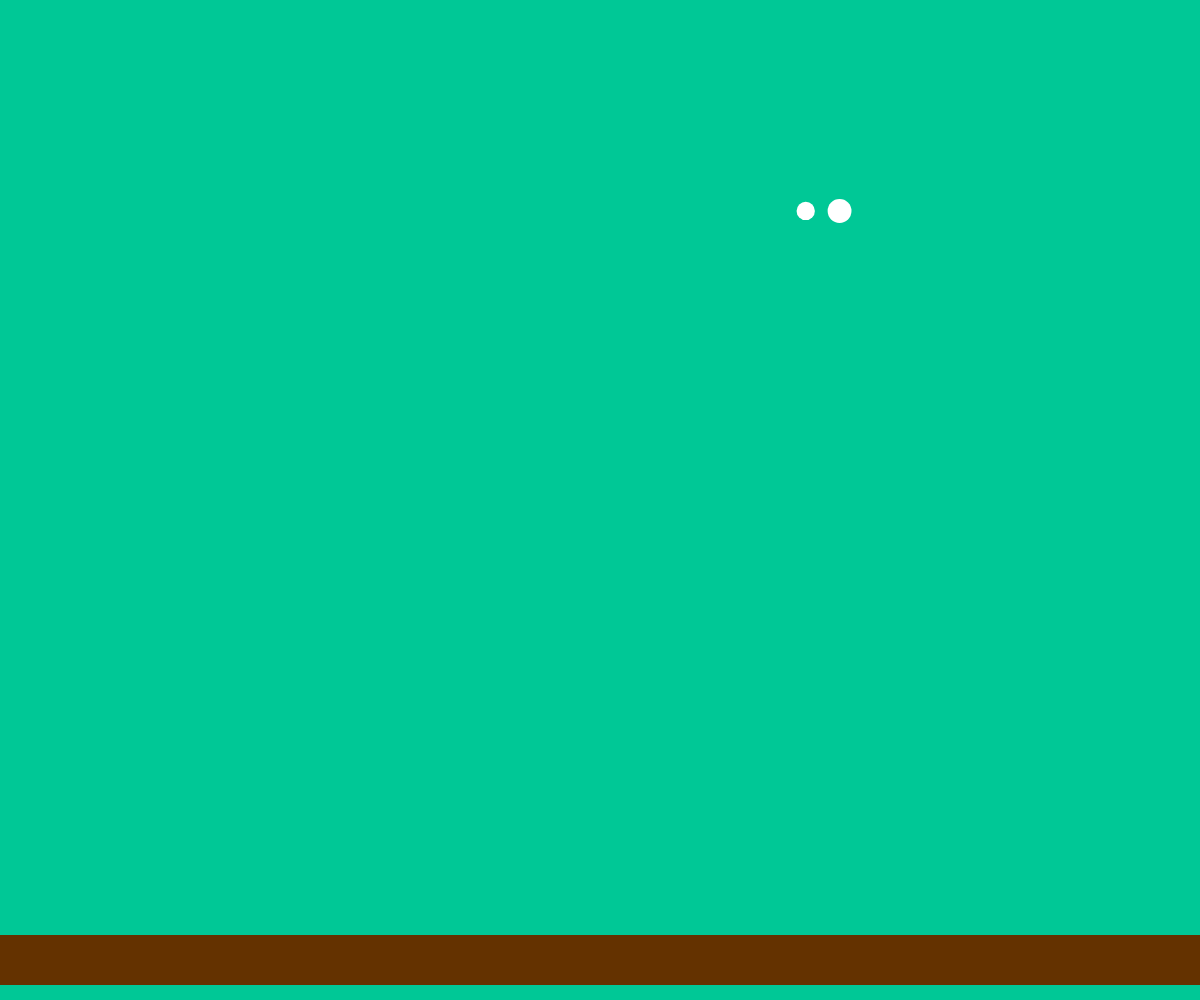
Frame 1 (no input)
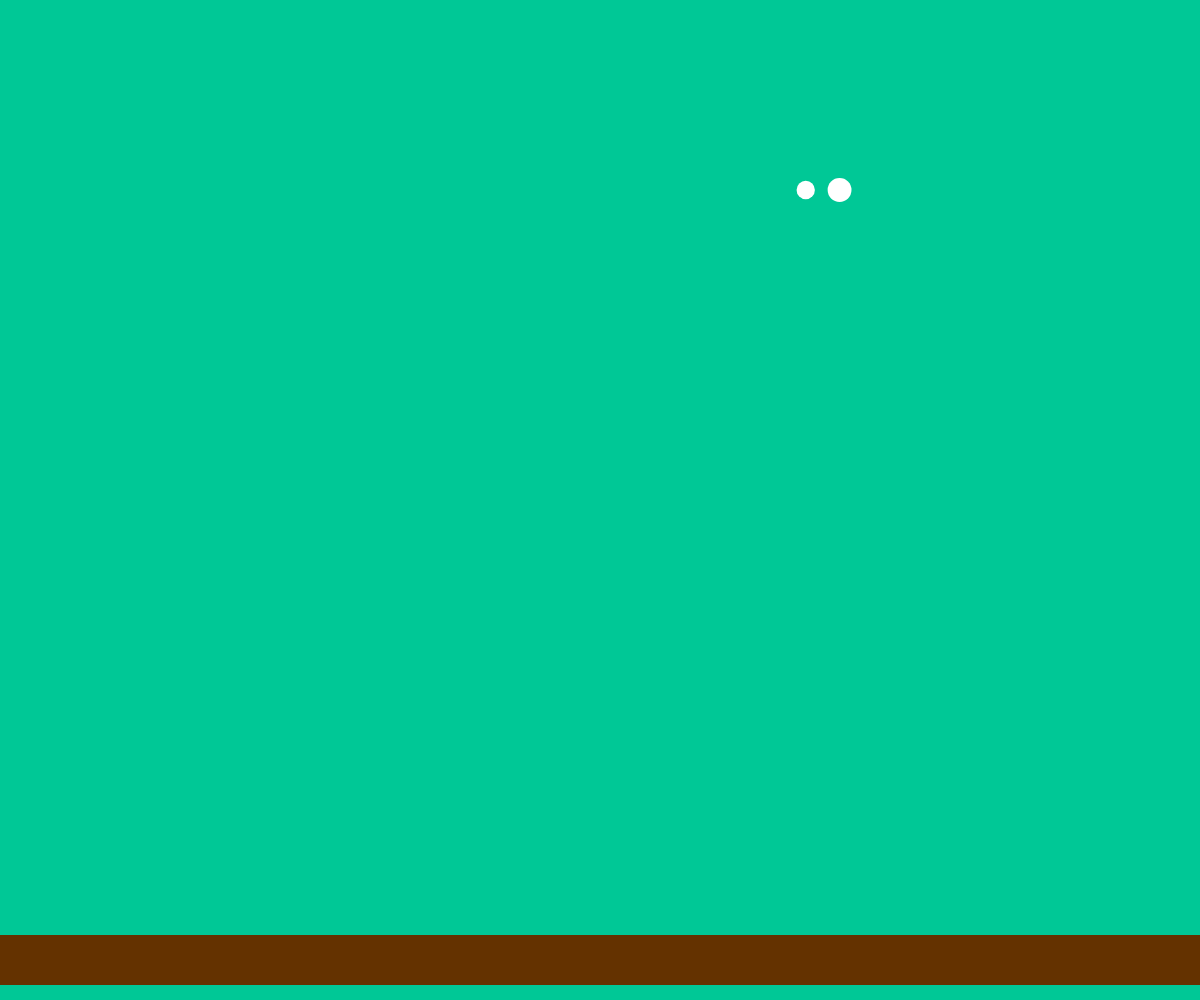
Frame 60 (no input)
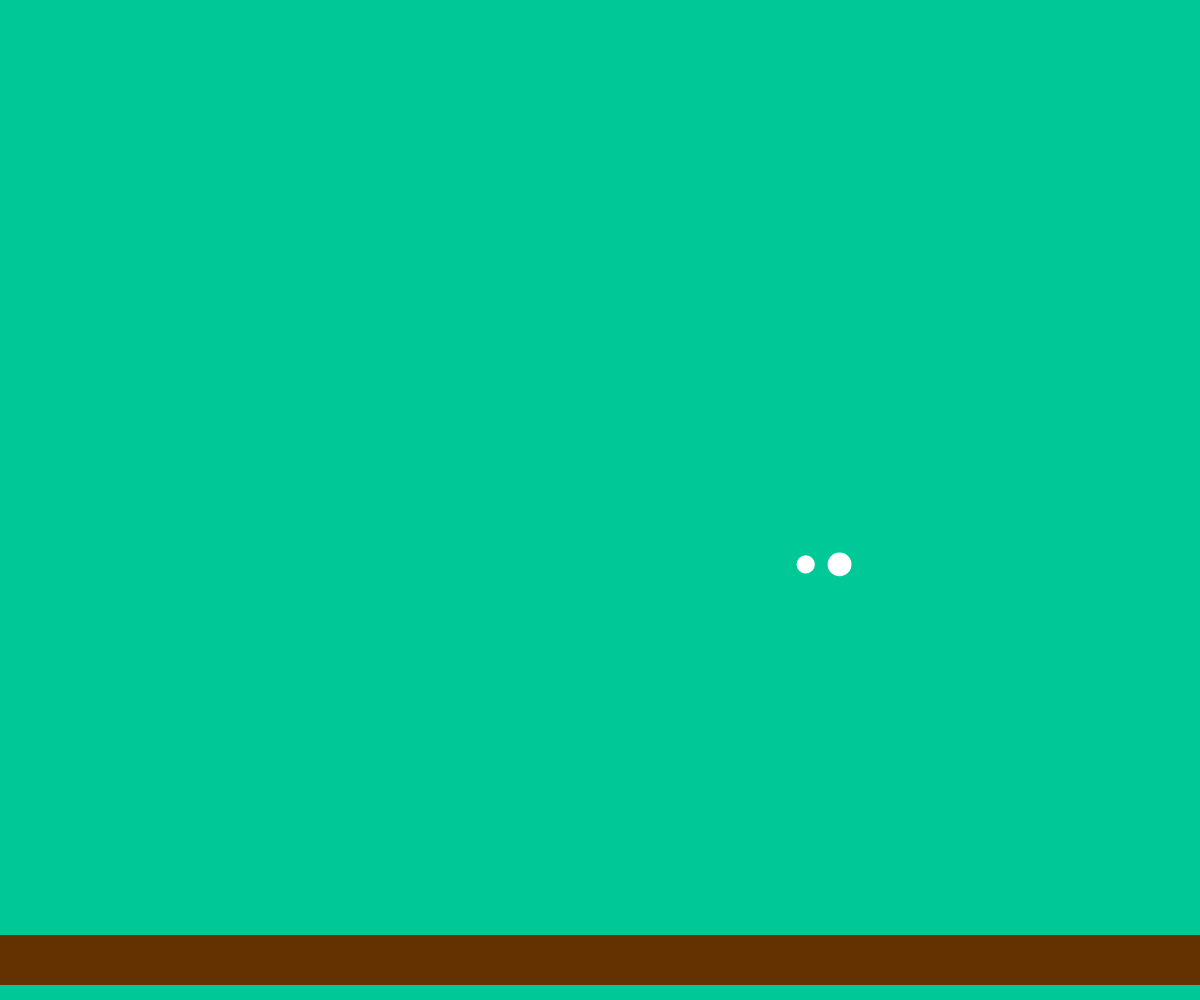
Frame 120 (the mouse pressed at the canvas centre since frame 60)

The p5.js sketch that drew these frames (run headless with seeded random() and noise() and a simulated clock; from frame 60 on, the mouse is pressed at the canvas centre):

// p5.js sketch
// ── sketch.js
let pelota, pelota1;

function setup() {
  createCanvas(windowWidth, windowHeight);
  rectMode(CENTER);
  pelota = new Bounce(windowWidth / 2, windowHeight * 0.2);
  pelota1 = new Bounce(windowWidth / 2, windowHeight * 0.2);
}

function draw() {
  background(0, 200, 150);

  pelota.update();
  pelota.display();
  pelota1.update();
  pelota1.display();
}

class Bounce {
  constructor(_posX, _posY) {
    this.posX = random(windowWidth * 0.1, windowWidth * 0.9);
    this.posY = _posY;
    this.velY = 10;
    this.acel = 0.98;
    this.diam = random(10, 50);
    this.rad = this.diam / 2;
    this.esp = 50;
    this.margen = 40;
    this.piso = windowHeight - this.margen - this.esp / 2;
  }
  update() {
    this.velY += this.acel;
    this.posY += this.velY;

    if (this.posY >= this.piso - this.rad) {
      print("se choco");
      this.velY *= -1;
      this.posY += this.velY;
    }
  }

  display() {
    noStroke();
    fill(255);
    circle(this.posX, this.posY, this.diam);

    fill(100, 50, 0);
    rect(windowWidth / 2, windowHeight - this.margen, windowWidth, this.esp);
  }
}
